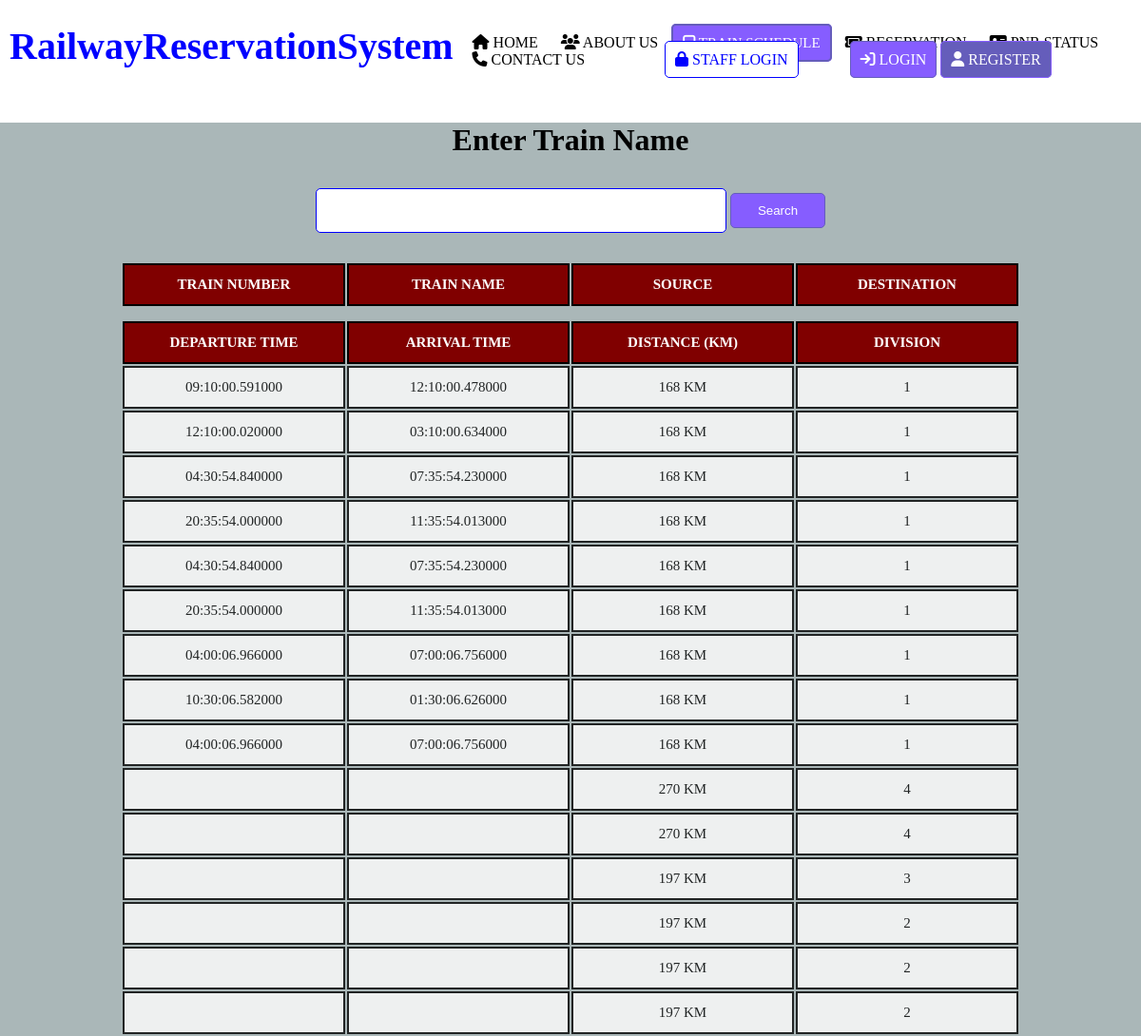
Page /pages/searchTrain.php on the committed database.
### tables this page shows
CREATE TABLE `trains` (
  `id` int(11) NOT NULL,
  `train_num` int(11) NOT NULL,
  `train_name` varchar(255) NOT NULL,
  `schedule_from` varchar(128) NOT NULL,
  `schedule_to` varchar(128) NOT NULL,
  `distance` float NOT NULL,
  `division_id` int(11) NOT NULL
);

CREATE TABLE `timetable` (
  `id` int(11) NOT NULL,
  `train_id` int(11) NOT NULL,
  `arr_time` time(6) DEFAULT NULL,
  `dept_time` time(6) DEFAULT NULL,
  `duration` time NOT NULL,
  `days` varchar(255) NOT NULL
);

CREATE TABLE `stops` (
  `stop_id` int(11) NOT NULL,
  `stop_code` varchar(11) NOT NULL,
  `stop_name` varchar(255) NOT NULL,
  `ord` int(11) NOT NULL,
  `division_id` int(11) NOT NULL
);

### pages/searchTrain.php (the view, shortened to what this page needs)
<?php
include("../db/connection.php");
	$user_data = [];
?>
<!DOCTYPE html>
<html>
<head>
	<link rel="stylesheet" type="text/css" href="./css/pages.css">
	<link rel="stylesheet" href="https://cdnjs.cloudflare.com/ajax/libs/font-awesome/6.2.1/css/all.min.css"
 />
</head>
<body>
    <header class="header">
		<div class="header" id="myHeader">
			<span class="logo"><a href="../index.php">RailwayReservationSystem</a></span>
			<div class="menu">
				<ul>
					<li><a href="../index.php"><i class="fa fa-home"></i> HOME</a></li>
					<li><a href="../pages/about.php"><i class="fa fa-users"></i> ABOUT US</a></li>
					<li><a href="#" class="active"><i class="fa fa-train"></i> TRAIN SCHEDULE</a></li>
					<li><a href="../booking/train-list.php"><i class="fa fa-ticket"></i> RESERVATION</a></li>
					<li><a href="../pages/pnr.php"><i class="fa fa-address-card"></i> PNR STATUS</a></li>
					<li><a href="../pages/contact.php"><i class="fa fa-phone"></i> CONTACT US</a></li>
					<li class="user">
						<?php if(isset($user_data['f_name'])) {
							echo '<b>Welcome, </b>'.$user_data['f_name'].' '.$user_data['l_name'];
						?>
					</li>
					<div class="logoutbtn">
						<li><a href="../project/auth/logout.php" class="logout"><i class="fa fa-sign-out"></i> LOGOUT</a></li>
					</div>
					<?php }else { ?>
						<div class="button">
							<li><a href="../../Admin/index.php" class="slogin"><i class="fa fa-lock"></i> STAFF LOGIN</a></li>
							<li><a href="../auth/login.php" class="login"><i class="fa fa-sign-in"></i> LOGIN</a></li>
							<li><a href="../auth/register.php" class="register"><i class="fa fa-user"></i> REGISTER</a></li>
						</div>
					<?php } ?>
				</ul>
			</div>
		</div>
	</header>
    <main>
    	<div class="schedule">
	        <div style="text-align: center; margin-top: 10px;">
	        	<h1>Enter Train Name </h1>
	    		<input class="schd" type="text" id="txt_search" name="txt_search">
	    		<input class="submitbtn" type="submit" id="txt_search" value="Search" name="search">
		   		<ul id="searchResult"></ul>
		    	<center>
		    	<div>
		    		<table>
			    		<thead>
							<tr>
								<th>Train Number</th>
								<th>Train Name</th>
								<th>Source</th>
								<th>Destination</th>
							</tr>
						</thead>
					</table>
		    	</div>
		    	<?php
		    	if("#txt_search"){
			    		$query = "select * from trains left join timetable on timetable.train_id=trains.id left join stops on stops.ord=trains.id where stops.division_id=trains.division_id";
			    		$result = mysqli_query($con, $query);
		    	?>
				<div style="margin-top: 10px;">
					<table>
						<thead>
							<tr>
								<th>Departure Time</th>
								<th>Arrival Time</th>
								<th>Distance (km)</th>
								<th>Division</th>
							</tr>
						</thead>
						<tbody>
							<?php
								if(mysqli_num_rows($result) > 0){
									while($row = mysqli_fetch_array($result)){
							?>
							<tr>
								<td><?php echo $row['arr_time']; ?></td>
								<td><?php echo $row['dept_time']; ?></td>
								<td><?php echo $row['distance'].' KM'; ?></td>
								<td><?php echo $row['division_id']; ?></td>
							</tr>
							<?php
									}
								}else{
									?>
										<tr>
											<td colspan="6"><center>NO RECORD FOUND !!</center></td>
										</tr>
									<?php
								}
							?>
						</tbody>
					</table>
				</div>
				<?php
				}
				?>
		    	</center>
		    </div>
		</div>
    </main>
</body>
</html>

### pages/css/pages.css (style rules this page uses)
body { margin: 0px; padding: 0px; }
.header { display: flex; overflow: hidden; padding: 5px; }
ul { padding: 10px; }
li { display: inline; }
li a { text-decoration: none; padding: 10px; color: black; }
.active { color: #fff; border: 2px solid #655DBB; background-color: #865DFF; border-radius: 5px; font-size: 15px; }
.logo { font-size: 40px; font-weight: bold; margin-top: 15px; }
.logo a { text-decoration: none; color: blue; }
.login { margin-left: 50px; }
.slogin { margin-left: 70px; border: 1px solid blue; background-color: #fff; color: blue; border-radius: 5px; }
.login, .logout { border: 1px solid #655DBB; background-color: #865DFF; color: #fff; border-radius: 5px; }
.register { border: 1px solid #865DFF; background-color: #655DBB; color: #fff; border-radius: 5px; }
.user { float: right; margin-left: 20px; }
.button { float: right; margin-left: 70px; }
.schedule { background-color: #AAB7B8; min-height: 100vh; }
.schd { border: 1px solid blue; border-radius: 5px; padding: 10px; margin-top: 10px; text-transform: uppercase; }
.submitbtn { padding: 10px; border: 1px solid #655DBB; border-radius: 5px; background-color: #865DFF; color: white; cursor: pointer; width: 100px; }
table { font-size: 15px; min-width: 750px; border-radius: 5px; text-transform: uppercase; }
thead tr { background-color: maroon; color: white; font-weight: bold; }
table th, table td { padding: 12px 15px; border: 2px solid black; width: 200px; }
tbody tr td { text-align: center; background-color: white; opacity: .8; }

### pages/searchTrain.php (style rules this page uses)
.schedule { background-color: #AAB7B8; }
#searchResult { width: 411px; margin-left: 516px; text-align: left; margin-top: -20px; font-size: 15px; padding-top: 25px; }
input[type=text] { padding: 15px; width: 400px; }

### rows in the picture
trains: timetable.arr_time "09:10:00.591000", timetable.dept_time "12:10:00.478000", distance "168", stops.division_id "1"
trains: timetable.arr_time "12:10:00.020000", timetable.dept_time "03:10:00.634000", distance "168", stops.division_id "1"
trains: timetable.arr_time "04:30:54.840000", timetable.dept_time "07:35:54.230000", distance "168", stops.division_id "1"
trains: timetable.arr_time "20:35:54.000000", timetable.dept_time "11:35:54.013000", distance "168", stops.division_id "1"
trains: timetable.arr_time "04:30:54.840000", timetable.dept_time "07:35:54.230000", distance "168", stops.division_id "1"
trains: timetable.arr_time "20:35:54.000000", timetable.dept_time "11:35:54.013000", distance "168", stops.division_id "1"
trains: timetable.arr_time "04:00:06.966000", timetable.dept_time "07:00:06.756000", distance "168", stops.division_id "1"
trains: timetable.arr_time "10:30:06.582000", timetable.dept_time "01:30:06.626000", distance "168", stops.division_id "1"
trains: timetable.arr_time "04:00:06.966000", timetable.dept_time "07:00:06.756000", distance "168", stops.division_id "1"
trains: distance "270", stops.division_id "4"
trains: distance "270", stops.division_id "4"
trains: distance "197", stops.division_id "3"
trains: distance "197", stops.division_id "2"
trains: distance "197", stops.division_id "2"
trains: distance "197", stops.division_id "2"
